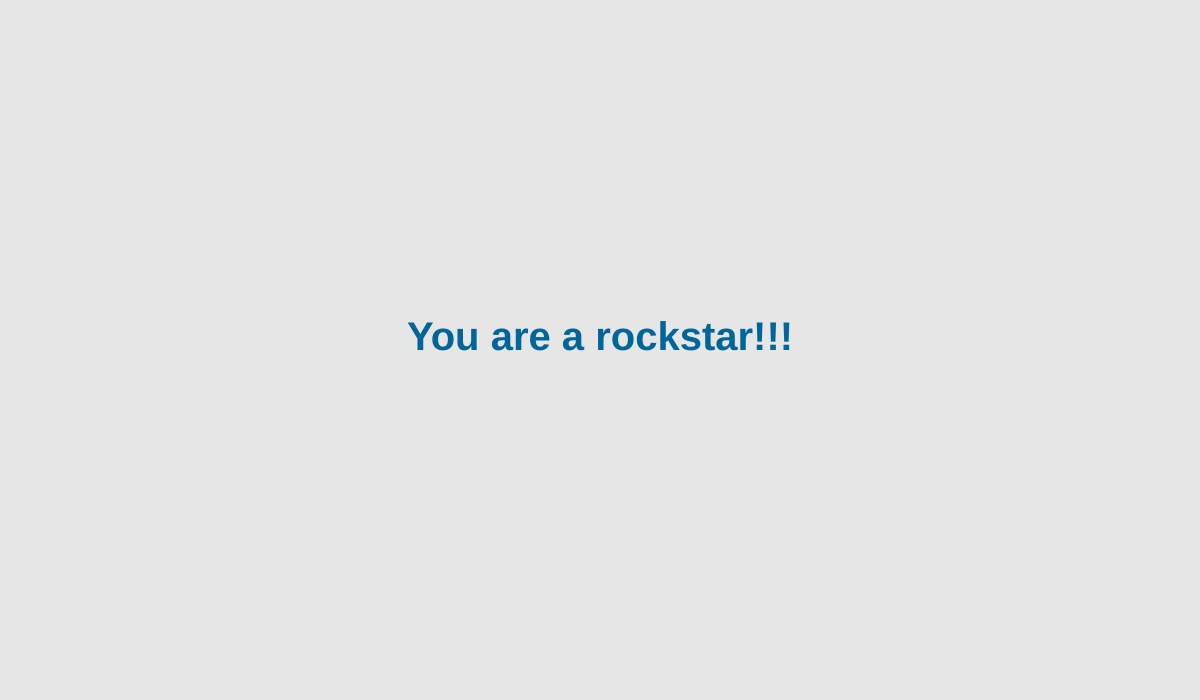
Frame 1 (no input)
Frame 60 (no input): identical to frame 1, image omitted
Frame 120 (the mouse pressed at the canvas centre since frame 60): identical to frame 1, image omitted

The p5.js sketch that drew this single still picture (run headless with seeded random() and noise() and a simulated clock; from frame 60 on, the mouse is pressed at the canvas centre):

// p5.js sketch
// ── sketch.js
// Created by Danielle Teska and Lulu Xiao
// Last edited Thursday, March 2, 2017
// This creates the bubble popping page. 


function setup() {
  createCanvas(1200, 700);
  
}

function draw() {
  background(230); // This makes the background gray like the others. 
  secretMessage(); // This calls the secret message function. 
}

// This displays the secret message on the screen. Since the message will always in the middle of the
// page, I made the position half the width and height of the defined canvas. 
function secretMessage() {
  textSize(40);
  fill(0, 102, 153);
  textStyle(BOLD);
  textAlign(CENTER);
  text("You are a rockstar!!!", width/2, height/2);
}
